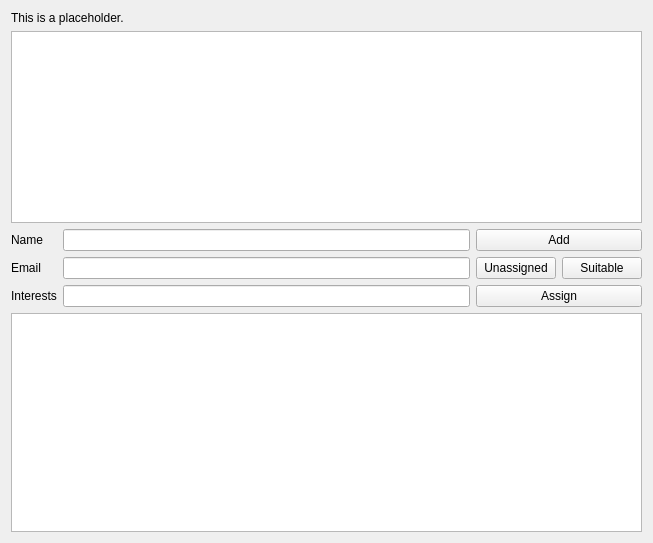
<?xml version="1.0" encoding="UTF-8"?>
<ui version="4.0">
 <class>DepartmentGui</class>
 <widget class="QWidget" name="DepartmentGui">
  <property name="geometry">
   <rect>
    <x>0</x>
    <y>0</y>
    <width>653</width>
    <height>543</height>
   </rect>
  </property>
  <property name="windowTitle">
   <string>DepartmentGui</string>
  </property>
  <layout class="QVBoxLayout" name="verticalLayout_2">
   <item>
    <layout class="QVBoxLayout" name="mainLayout">
     <item>
      <widget class="QLabel" name="descriptionLabel">
       <property name="text">
        <string>This is a placeholder.</string>
       </property>
      </widget>
     </item>
     <item>
      <widget class="QListWidget" name="volunteersList"/>
     </item>
     <item>
      <layout class="QGridLayout" name="inputLayout">
       <item row="3" column="1">
        <widget class="QLineEdit" name="nameLineEdit"/>
       </item>
       <item row="3" column="0">
        <widget class="QLabel" name="nameLabel">
         <property name="text">
          <string>Name</string>
         </property>
        </widget>
       </item>
       <item row="5" column="0">
        <widget class="QLabel" name="interestsLabel">
         <property name="text">
          <string>Interests</string>
         </property>
        </widget>
       </item>
       <item row="4" column="0">
        <widget class="QLabel" name="emailLabel">
         <property name="text">
          <string>Email</string>
         </property>
        </widget>
       </item>
       <item row="4" column="1">
        <widget class="QLineEdit" name="emailLineEdit"/>
       </item>
       <item row="5" column="1">
        <widget class="QLineEdit" name="interestsLineEdit"/>
       </item>
       <item row="4" column="3">
        <widget class="QPushButton" name="suitableButton">
         <property name="text">
          <string>Suitable</string>
         </property>
        </widget>
       </item>
       <item row="4" column="2">
        <widget class="QPushButton" name="unassignedButton">
         <property name="text">
          <string>Unassigned</string>
         </property>
        </widget>
       </item>
       <item row="3" column="2" colspan="2">
        <widget class="QPushButton" name="addButton">
         <property name="text">
          <string>Add</string>
         </property>
        </widget>
       </item>
       <item row="5" column="2" colspan="2">
        <widget class="QPushButton" name="assignButton">
         <property name="text">
          <string>Assign</string>
         </property>
        </widget>
       </item>
      </layout>
     </item>
    </layout>
   </item>
   <item>
    <widget class="QListWidget" name="unassignedList"/>
   </item>
  </layout>
 </widget>
 <resources/>
 <connections/>
</ui>
